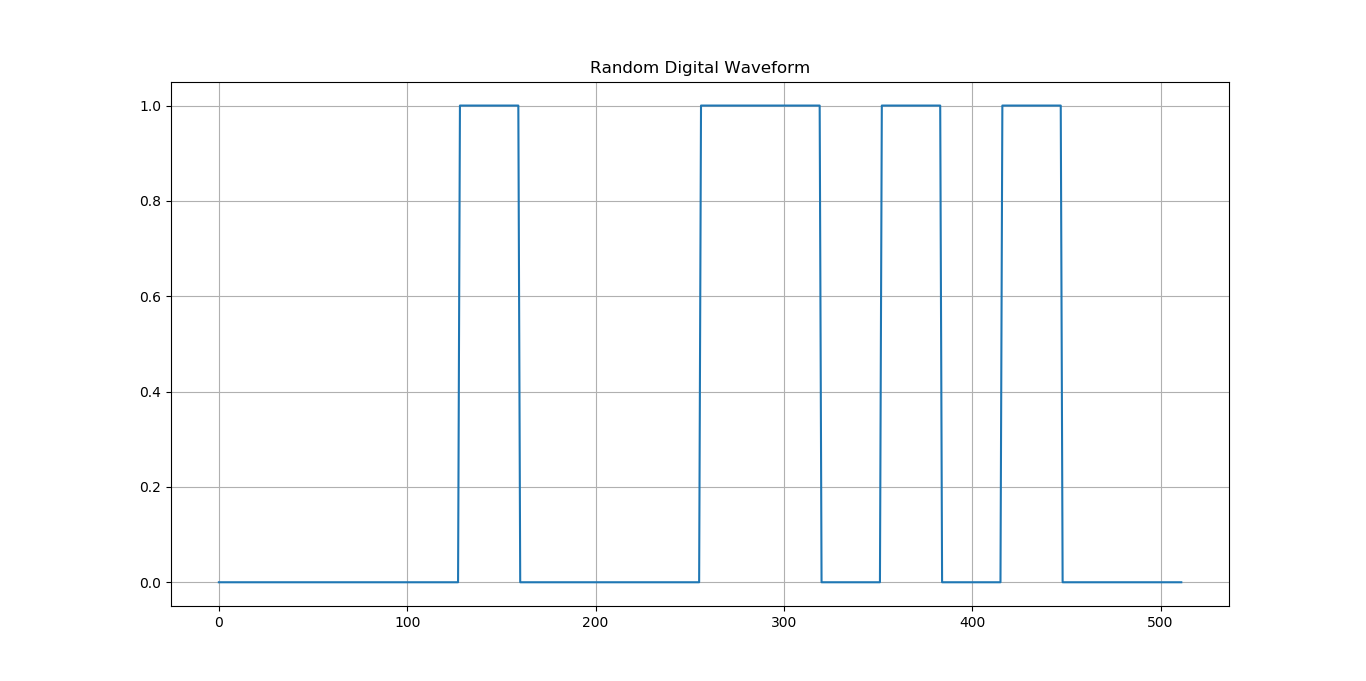

The script that drew this image:
'''
This script is used to generate random digital wave signal of given bit length and total bit duration
'''
import matplotlib.pyplot as plt
from random import random
import math

chip_length = int(input("Enter the bit length of the bit streams : "))
total_length = int(input("Enter the total duration of the bit streams : "))
num_symbols = math.ceil(total_length/chip_length)

sym = [random()-0.5 for _ in range(num_symbols)]
inp = [1 if i>=0 else 0 for i in sym]
output = []
for i in inp:
    for _ in range(chip_length):
        output.append(i)        

plt.plot(output)
plt.grid(),plt.title("Random Digital Waveform")
plt.show()
